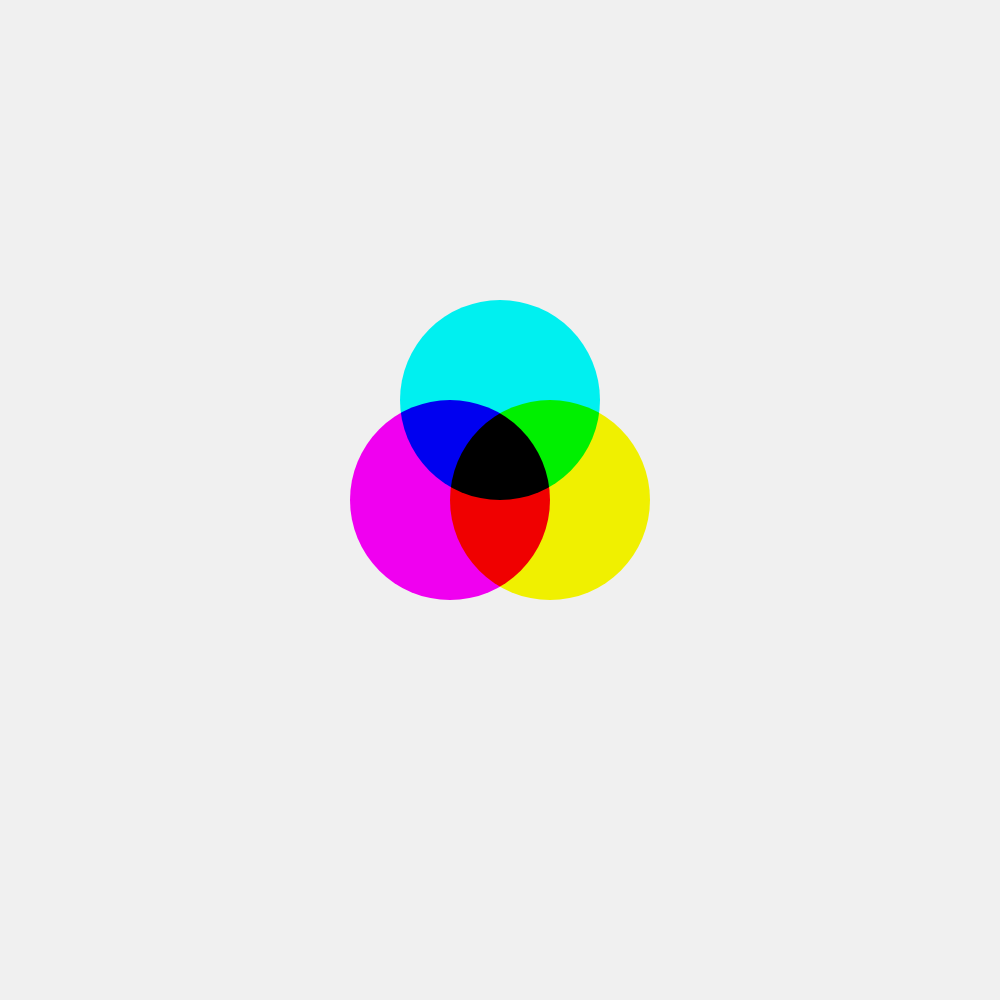
Frame 1 (no input)
Frame 60 (no input): identical to frame 1, image omitted
Frame 120 (the mouse pressed at the canvas centre since frame 60): identical to frame 1, image omitted

The p5.js sketch that drew this single still picture (run headless with seeded random() and noise() and a simulated clock; from frame 60 on, the mouse is pressed at the canvas centre):

// p5.js sketch
// ── sketch.js
function setup() {
  createCanvas(1000, 1000);
}

let a = 0; 
function draw() {
  blendMode(BLEND);
  background(240);

  blendMode(MULTIPLY);

  noStroke();
  let r = 100;
  
  // Magenta circle
  fill(255, 0, 255);
  // ellipse(width / 2 - r / 2 * cos(a), height / 2, r * 2);
  ellipse(width / 2 - r / 2 , height / 2, r * 2);

  // Yellow circle
  fill(255, 255, 0);
  // ellipse(width / 2 + r / 2 * cos(a), height / 2, r * 2);
  ellipse(width / 2 + r / 2 , height / 2, r * 2);

  // Cyan circle
  fill(0, 255, 255);
  // ellipse(width / 2, height / 2 - r * sin(a), r * 2);
  ellipse(width / 2, height / 2 - r , r * 2);

  // a += radians(1); 
}
